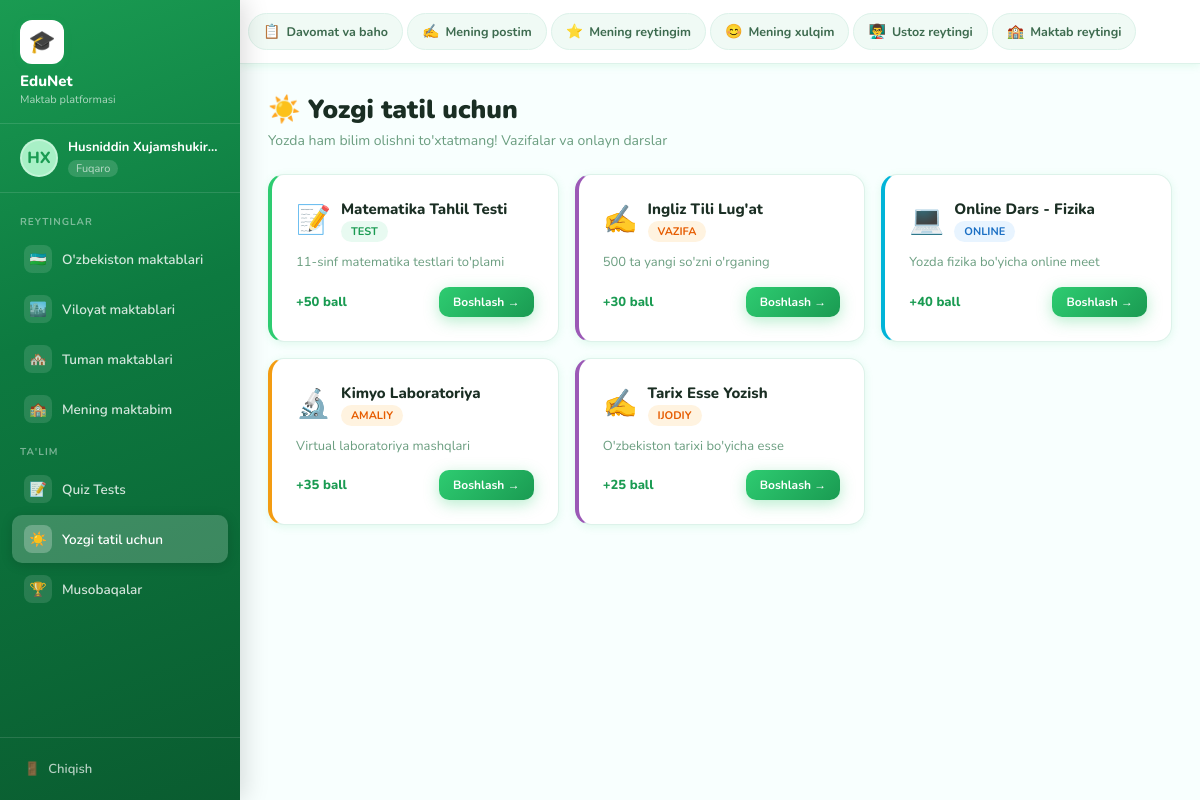
The app's page /yozgi-tatil/ (signed in) with its own data.
### accounts/models.py (models this page shows, shortened)
class CustomUser(AbstractUser):
    rol = models.CharField(max_length=20, choices=ROL_CHOICES, default='oquvchi')
    viloyat = models.CharField(max_length=50, choices=VILOYATLAR, blank=True)
    tuman = models.CharField(max_length=100, blank=True)
    maktab_raqam = models.CharField(max_length=20, blank=True)
    sinf = models.IntegerField(null=True, blank=True)
    avatar = models.ImageField(upload_to='avatars/', blank=True, null=True)
    reyting = models.FloatField(default=0.0)
    created_at = models.DateTimeField(auto_now_add=True)

### main/views.py (the view)
# urls.py: path('yozgi-tatil/', views.yozgi_tatil, name='yozgi_tatil'),
@login_required
def yozgi_tatil(request):
    vazifalar = [
        {'nomi': 'Matematika Tahlil Testi', 'tavsif': '11-sinf matematika testlari to\'plami', 'ball': 50, 'tur': 'test'},
        {'nomi': 'Ingliz Tili Lug\'at', 'tavsif': '500 ta yangi so\'zni o\'rganing', 'ball': 30, 'tur': 'vazifa'},
        {'nomi': 'Online Dars - Fizika', 'tavsif': 'Yozda fizika bo\'yicha online meet', 'ball': 40, 'tur': 'online'},
        {'nomi': 'Kimyo Laboratoriya', 'tavsif': 'Virtual laboratoriya mashqlari', 'ball': 35, 'tur': 'amaliy'},
        {'nomi': 'Tarix Esse Yozish', 'tavsif': 'O\'zbekiston tarixi bo\'yicha esse', 'ball': 25, 'tur': 'ijodiy'},
    ]
    return render(request, 'main/yozgi_tatil.html', {'vazifalar': vazifalar})

### templates/main/yozgi_tatil.html (shortened to what this page needs)
{% extends 'dashboard_base.html' %}
{% block content %}
<div class="page-header">
  <h1>☀️ Yozgi tatil uchun</h1>
  <p>Yozda ham bilim olishni to'xtatmang! Vazifalar va onlayn darslar</p>
</div>
<div style="display:grid;grid-template-columns:repeat(auto-fill,minmax(280px,1fr));gap:16px">
  {% for v in vazifalar %}
  <div class="card" style="border-left:4px solid {% if v.tur == 'test' %}#2ecc71{% elif v.tur == 'online' %}#00b4d8{% elif v.tur == 'amaliy' %}#f39c12{% else %}#9b59b6{% endif %}">
    <div style="display:flex;align-items:center;gap:10px;margin-bottom:12px">
      <div style="font-size:28px">
        {% if v.tur == 'test' %}📝{% elif v.tur == 'online' %}💻{% elif v.tur == 'amaliy' %}🔬{% else %}✍️{% endif %}
      </div>
      <div>
        <div style="font-size:15px;font-weight:800;color:#1a2e23">{{ v.nomi }}</div>
        <span class="badge {% if v.tur == 'test' %}badge-green{% elif v.tur == 'online' %}badge-blue{% else %}badge-orange{% endif %}">
          {{ v.tur|upper }}
        </span>
      </div>
    </div>
    <p style="font-size:13px;color:#6b9e80;margin-bottom:14px;line-height:1.5">{{ v.tavsif }}</p>
    <div style="display:flex;justify-content:space-between;align-items:center">
      <span style="font-size:13px;font-weight:800;color:#1a9b52">+{{ v.ball }} ball</span>
      <button class="btn btn-primary" style="font-size:12px;padding:7px 14px">Boshlash →</button>
    </div>
  </div>
  {% endfor %}
</div>
{% endblock %}

### templates/dashboard_base.html
{% extends 'base.html' %}
{% load static %}
{% block body %}
<div class="app-layout">
  <aside class="sidebar">
    <div class="sidebar-logo">
      <div class="logo-icon">🎓</div>
      <h2>EduNet</h2>
      <p>Maktab platformasi</p>
    </div>
    <div class="sidebar-user">
      <div class="avatar">{{ request.user.first_name|first|upper }}{{ request.user.last_name|first|upper }}</div>
      <div class="user-info">
        <div class="name">{{ request.user.get_full_name|default:request.user.username }}</div>
        <span class="rol">{{ request.user.get_rol_display }}</span>
      </div>
    </div>
    <nav class="sidebar-nav">
      <div class="nav-label">Reytinglar</div>
      <a href="{% url 'uzbekiston_maktablari' %}" class="{% if request.resolver_match.url_name == 'uzbekiston_maktablari' %}active{% endif %}">
        <span class="nav-icon">🇺🇿</span> O'zbekiston maktablari
      </a>
      <a href="{% url 'viloyat_maktablari' %}" class="{% if request.resolver_match.url_name == 'viloyat_maktablari' %}active{% endif %}">
        <span class="nav-icon">🏙️</span> Viloyat maktablari
      </a>
      <a href="{% url 'tuman_maktablari' %}" class="{% if request.resolver_match.url_name == 'tuman_maktablari' %}active{% endif %}">
        <span class="nav-icon">🏘️</span> Tuman maktablari
      </a>
      <a href="{% url 'mening_maktabim' %}" class="{% if request.resolver_match.url_name == 'mening_maktabim' %}active{% endif %}">
        <span class="nav-icon">🏫</span> Mening maktabim
      </a>
      <div class="nav-label">Ta'lim</div>
      <a href="{% url 'quiz_tests' %}" class="{% if request.resolver_match.url_name == 'quiz_tests' %}active{% endif %}">
        <span class="nav-icon">📝</span> Quiz Tests
      </a>
      <a href="{% url 'yozgi_tatil' %}" class="{% if request.resolver_match.url_name == 'yozgi_tatil' %}active{% endif %}">
        <span class="nav-icon">☀️</span> Yozgi tatil uchun
      </a>
      <a href="{% url 'musobaqalar' %}" class="{% if request.resolver_match.url_name == 'musobaqalar' %}active{% endif %}">
        <span class="nav-icon">🏆</span> Musobaqalar
      </a>
    </nav>
    <div class="sidebar-bottom">
      <a href="{% url 'logout' %}">
        <span>🚪</span> Chiqish
      </a>
    </div>
  </aside>
  <div class="main-wrapper">
    <header class="topbar">
      <a href="{% url 'davomat_baho' %}" class="top-btn {% if request.resolver_match.url_name == 'davomat_baho' %}active{% endif %}">
        <span class="btn-icon">📋</span> Davomat va baho
      </a>
      <a href="{% url 'mening_postim' %}" class="top-btn {% if request.resolver_match.url_name == 'mening_postim' %}active{% endif %}">
        <span class="btn-icon">✍️</span> Mening postim
      </a>
      <a href="{% url 'mening_reytingim' %}" class="top-btn {% if request.resolver_match.url_name == 'mening_reytingim' %}active{% endif %}">
        <span class="btn-icon">⭐</span> Mening reytingim
      </a>
      <a href="{% url 'mening_xulqim' %}" class="top-btn {% if request.resolver_match.url_name == 'mening_xulqim' %}active{% endif %}">
        <span class="btn-icon">😊</span> Mening xulqim
      </a>
      <a href="{% url 'ustoz_reytingi' %}" class="top-btn {% if request.resolver_match.url_name == 'ustoz_reytingi' %}active{% endif %}">
        <span class="btn-icon">👨‍🏫</span> Ustoz reytingi
      </a>
      <a href="{% url 'maktab_reytingi' %}" class="top-btn {% if request.resolver_match.url_name == 'maktab_reytingi' %}active{% endif %}">
        <span class="btn-icon">🏫</span> Maktab reytingi
      </a>
    </header>
    <main class="page-content">
      {% block content %}{% endblock %}
    </main>
  </div>
</div>
{% endblock %}

### records on screen
CustomUser: user.first_name|first "H", user.last_name|first "X", user.get_full_name "Husniddin Xujamshukir…", user.rol "Fuqaro"

### other values on screen
{{ v.nomi }} "Matematika Tahlil Testi" "Ingliz Tili Lug'at" "Online Dars - Fizika" "Kimyo Laboratoriya" "Tarix Esse Yozish"
{{ v.tur|upper }} "TEST" "VAZIFA" "ONLINE" "AMALIY" "IJODIY"
{{ v.tavsif }} "11-sinf matematika testlari to'plami" "500 ta yangi so'zni o'rganing" "Yozda fizika bo'yicha online meet" "Virtual laboratoriya mashqlari" "O'zbekiston tarixi bo'yicha esse"
{{ v.ball }} "50" "30" "40" "35" "25"
